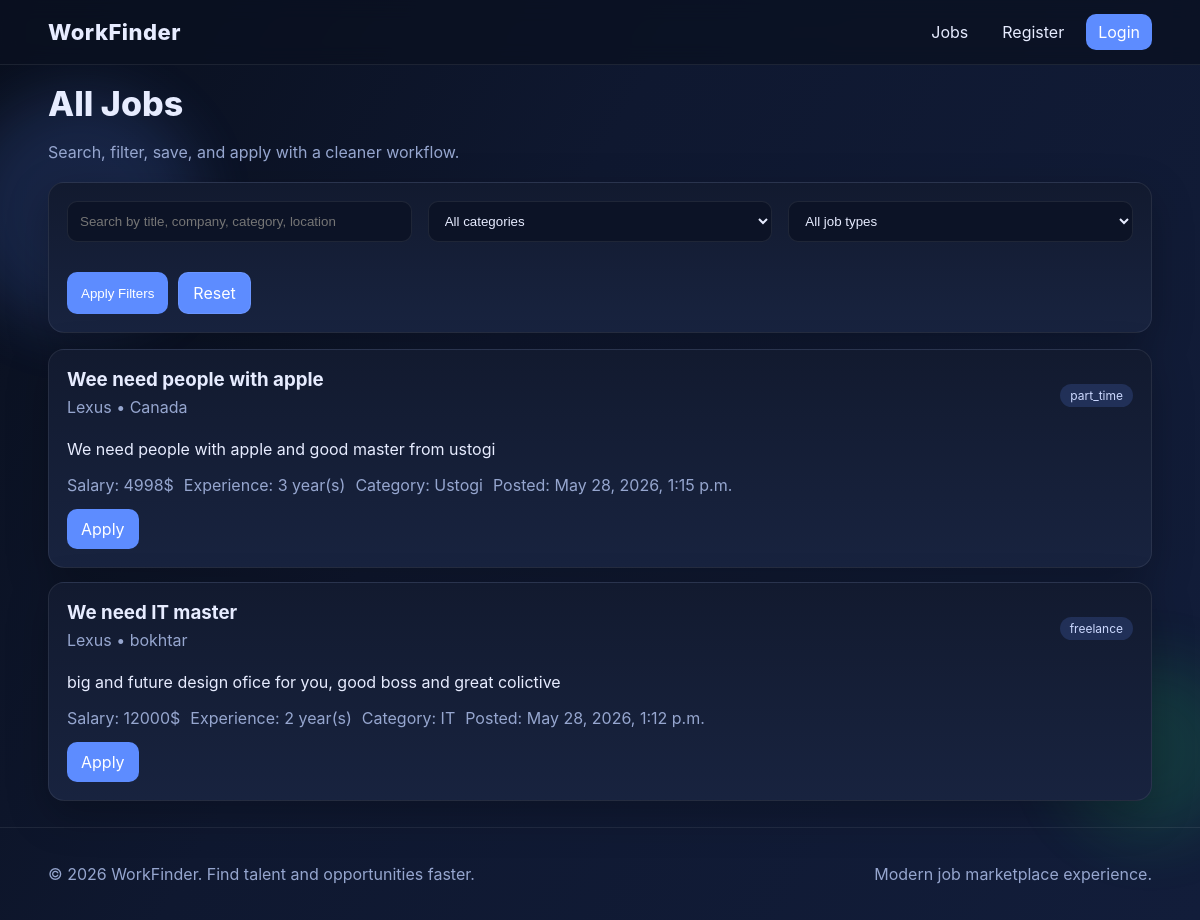
Screenshot of /all_jobs/ with the database file from the repository.
### work/models.py (models this page shows, shortened)
class Job(models.Model):
    JOB_TYPE = [
        ('full_time', 'Full time'),
        ('part_time', 'Part time'),
        ('freelance', 'Freelance')
    ]
    company = models.ForeignKey(Emploeer, on_delete=models.CASCADE)
    title = models.CharField(max_length=25)
    description = models.TextField()
    sallary = models.PositiveIntegerField()
    location = models.CharField(max_length=50)
    job_type = models.CharField(max_length=25, choices=JOB_TYPE)
    exp_req = models.PositiveIntegerField()
    category = models.ForeignKey(Category, on_delete=models.CASCADE)
    created_at = models.DateTimeField(auto_now_add=True)

class Emploeer(models.Model):
    user = models.OneToOneField(User, on_delete=models.CASCADE)
    company_name = models.CharField(max_length=50)
    about = models.TextField()
    logo = models.ImageField(upload_to='companylogos/')
    location = models.CharField(max_length=50)
    create_at = models.DateTimeField(auto_now_add=True)
    is_creat = models.BooleanField(default=False, null=True, blank=True)

class Category(models.Model):
    name = models.CharField(max_length=50)

### work/views.py (the view)
# urls.py: path('all_jobs/', views.all_jobs, name='all_jobs'),
def all_jobs(request):
    jobs = Job.objects.select_related("company", "category").order_by("-created_at")
    q = request.GET.get("q", "").strip()
    category = request.GET.get("category", "").strip()
    job_type = request.GET.get("job_type", "").strip()
    if q:
        jobs = jobs.filter(Q(title__icontains=q)| Q(category__name__icontains=q)| Q(company__company_name__icontains=q)| Q(location__icontains=q))
    if category:
        jobs = jobs.filter(category_id=category)
    if job_type:
        jobs = jobs.filter(job_type=job_type)
    favorite_ids = []
    if request.user.is_authenticated:
        favorite_ids = list(Favorite.objects.filter(user=request.user).values_list("job_id", flat=True))
    return render(request,"work/all_jobs.html",context={"j": jobs,"categories": Category.objects.order_by("name"),"job_types": Job.JOB_TYPE,"favorite_ids": favorite_ids,"q": q,"selected_category": category,"selected_job_type": job_type,})

### templates/work/all_jobs.html (shortened to what this page needs)
{% extends "base.html" %}
{% block main %}
<h1 class="title">All Jobs</h1>
<p class="subtitle">Search, filter, save, and apply with a cleaner workflow.</p>
<form action="{% url 'all_jobs' %}" method="get" class="card grid grid-3">
    <input type="text" name="q" value="{{ q }}" placeholder="Search by title, company, category, location">
    <select name="category">
        <option value="">All categories</option>
    </select>
    <select name="job_type">
        <option value="">All job types</option>
    </select>
    <div class="form-actions">
        <button class="btn" type="submit">Apply Filters</button>
        <a class="btn btn-outline" href="{% url 'all_jobs' %}">Reset</a>
    </div>
</form>
<section class="job-list" style="margin-top:16px;">
    {% for i in j %}
        <article class="card job-card">
            <div class="between">
                <div>
                    <h3 style="margin:0;">{{ i.title }}</h3>
                    <p class="muted" style="margin:6px 0;">{{ i.company.company_name }} • {{ i.location }}</p>
                </div>
                <span class="chip">{{ i.job_type }}</span>
            </div>
            <p>{{ i.description }}</p>
            <div class="row muted">
                <span>Salary: {{ i.sallary }}$</span>
                <span>Experience: {{ i.exp_req }} year(s)</span>
                <span>Category: {{ i.category.name }}</span>
                <span>Posted: {{ i.created_at }}</span>
            </div>
            <div class="form-actions">
                <a class="btn" href="{% url 'aplicate' i.id %}">Apply</a>
            </div>
        </article>
    {% empty %}
        <article class="card"><p class="muted">No jobs found with current filters.</p></article>
    {% endfor %}
</section>
{% endblock %}

### static/css/style.css (style rules this page uses)
:root { --bg:#0a1020; --card:#121a2f; --card-2:#18233f; --text:#e7ecff; --muted:#96a6cf; --primary:#5d8cff; --success:#22c55e; --danger:#ef4444; --border:rgba(255,255,255,.08); }
* { box-sizing:border-box }
body { margin:0; font-family:Inter,Segoe UI,Arial,sans-serif; background:linear-gradient(120deg,#090f1d,#0f1830 40%,#121d3a); color:var(--text); min-height:100vh; }
a { color:inherit;text-decoration:none }
.btn { background:var(--primary)!important;color:white;padding:10px 14px;border-radius:10px;border:0;cursor:pointer }
.btn-outline { border:1px solid var(--border) }
.card { background:linear-gradient(180deg,var(--card),var(--card-2)); border:1px solid var(--border); border-radius:16px; padding:18px; box-shadow:0 14px 40px rgba(0,0,0,.25); }
.grid { display:grid;gap:16px }
.grid-3 { grid-template-columns:repeat(3,minmax(0,1fr)) }
.title { font-size:34px;font-weight:800;margin:18px 0 }
.subtitle { color:var(--muted);margin-bottom:20px }
input,textarea,select { width:100%;padding:11px 12px;background:#0c1326;color:var(--text); border:1px solid var(--border);border-radius:10px;outline:0; }
.form-actions { display:flex;gap:10px;flex-wrap:wrap;margin-top:14px }
.chip { padding:4px 10px;border-radius:999px;font-size:12px; background:rgba(93,140,255,.18);color:#cdd9ff;display:inline-block }
.muted { color:var(--muted) }
.job-list { display:grid;gap:14px }
.job-card { transition:transform .2s, box-shadow .2s }
.row { display:flex;gap:10px;align-items:center;flex-wrap:wrap }
.between { display:flex;justify-content:space-between;gap:10px;align-items:center;flex-wrap:wrap }

### rows the page displays
Job: title "Wee need people with apple", company.company_name "Lexus", location "Canada", job_type "part_time", description "We need people with apple and good master from ustogi", sallary "4998", exp_req "3", category.name "Ustogi", created_at "May 28, 2026, 1:15 p.m."
Job: title "We need IT master", company.company_name "Lexus", location "bokhtar", job_type "freelance", description "big and future design ofice for you, good boss and great colictive", sallary "12000", exp_req "2", category.name "IT", created_at "May 28, 2026, 1:12 p.m."
